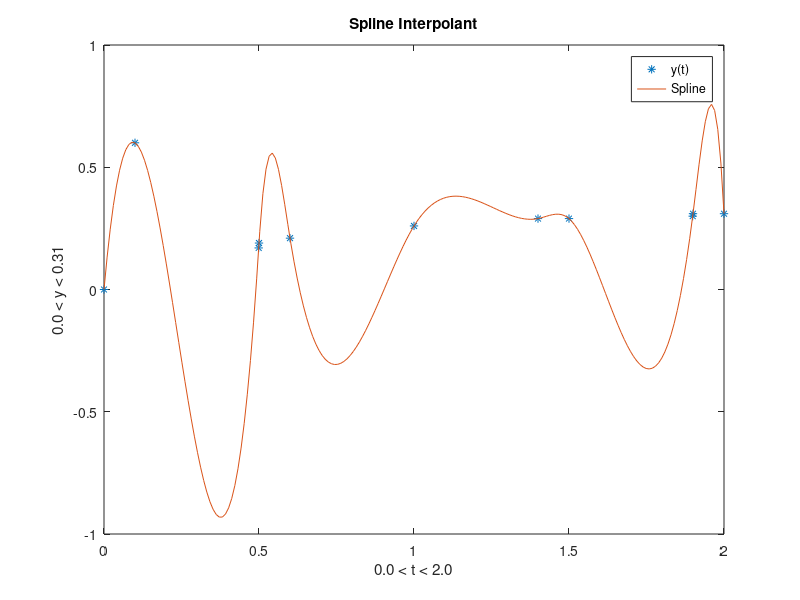

Reproduce this figure in MATLAB.
% Part A ----------------------------------------------------------------
x = [0 0.1 0.499 0.5 0.6 1.0 1.4 1.5 1.899 1.9 2.0]; % Given data x-axis
y = [0 0.6 0.17 0.19 0.21 0.26 0.29 0.29 0.30 0.31 0.31]; % Given data y-axis
xx = linspace(0,2,200); % Sample x-points for smoothing the graph
plot(x,y,'*');
xlabel('0.0 < t < 2.0'); % x-axis label
ylabel('0.0 < y < 0.31'); % y-axis label
% Tools->Basic Fitting->8th degree polynomial
% Part B ----------------------------------------------------------------
hold on; % Plot the graph on the same figure
plot(xx,csapi(x,y,xx)); % Plot spline interpolant
legend('y(t)','Spline'); % Indicate what each graph is about
title('Spline Interpolant'); % Title the graph

% 8th degree polynomial doesn't satisfy two ordered pairs (0.499, 0.17)
% and (0.5, 0.19). So spline interpolant is better because all points
% lie on the curve.